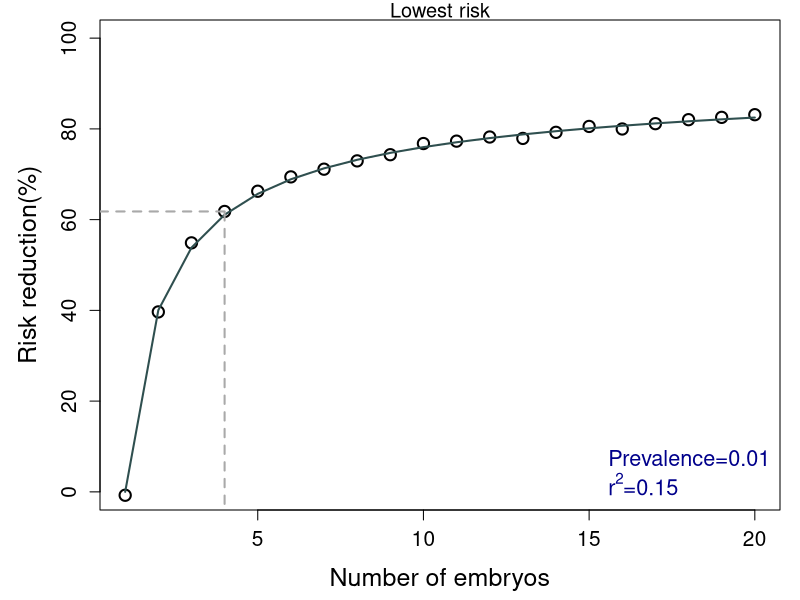

Reproduce this figure in R.

library(MASS)

risk_reduction_lowest = function(r2,K,n)
{
  r = sqrt(r2)
  zk = qnorm(K, lower.tail=F)
  integrand_lowest = function(t)
  {
    arg = (zk-t*sqrt(1-r2/2)) / (r/sqrt(2))
    y = dnorm(t)*pnorm(arg, lower.tail=F)^n
    return(y)
  }
  risk= integrate(integrand_lowest,-Inf,Inf)$value
  reduction = (K-risk)/K
  return(reduction)
}

r2 = 0.15
K = 0.01
ns = seq(1,20)

nfam = 1000000
scores = numeric(nfam)
disease_count = numeric(length(ns))
t_sick = qnorm(1-K)

for (i in seq_along(ns))
{
  cat('\r',i)
  
  n = ns[i]
  disease_count[i] = 0
  ws = rnorm(nfam,0,sqrt(r2/2))
  xs = rnorm(nfam*n,0,sqrt(r2/2))
  xs = matrix(xs,nrow=nfam)
  envs = rnorm(nfam,0,sqrt(1-r2))
  for (j in seq(1,nfam))
  {
    w = ws[j]
    x = xs[j,]
    scores = x+w
    env = envs[j]
    liab = min(scores)+env
    if (liab>t_sick)
    {
      disease_count[i] = disease_count[i]+1
    }
  }
}
risk_red_sim = (K-disease_count/nfam)/K

risk_red_th = numeric(length(ns))
for (i in seq_along(ns))
{
  n = ns[i]
  risk_red_th[i] = risk_reduction_lowest(r2,K,n)
}

png("../Figures/LowestRisk.png",1400,1000,res=300)
par(mar=c(4.5,5,1,1))

plot(ns,risk_red_sim*100,cex=1.5,xlab="Number of embryos",ylab="Risk reduction(%)",cex.lab=1.5,cex.axis=1.25,lwd=2,main='Lowest risk',font.main=1,ylim=c(0,100))
lines(ns,risk_red_th*100,lwd=2,col='DarkSlateGray',lty=1)
legend('bottomright',c(sprintf("Prevalence=%g",K),as.expression(bquote('r'^'2'*'='*.( r2)))),bty='n',cex=1.3,text.col='darkblue')

index = 4
segments(ns[index],-10,ns[index],risk_red_sim[index]*100,col='darkgray',lty=2,lwd=2)
segments(ns[index],risk_red_sim[index]*100,-10,risk_red_sim[index]*100,col='darkgray',lty=2,lwd=2)

dev.off()